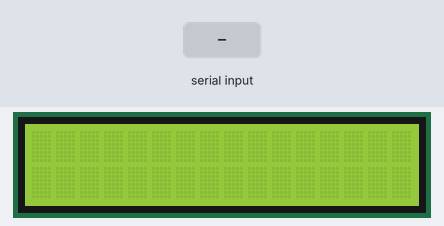
Bench run of a sketch on a simulated Arduino Uno, built with avr-gcc and run on an emulated ATmega328P. On the bench: 16×2 character LCD. The inputs (shaded band) are chosen by the test bench. What the sketch prints to the serial monitor is not drawn.

Above: at 1.2 s.
1.3 s: "1\n" received over Serial
At 1.9 s:
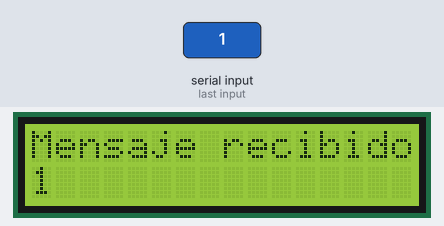
2.8 s: "0\n" received over Serial
At 5.1 s:
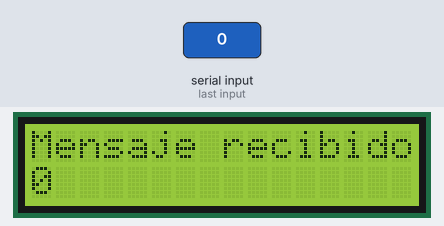
Timing chart, 0 to 6.6 s (numbered marks = the images above; inputs shaded):
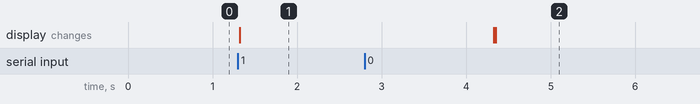

The sketch:

lcd-arduino.ino
```cpp
#include <Wire.h>
#include <LCD.h>
#include <LiquidCrystal_I2C.h>

// Crear el objeto lcd con dirección 0x27 y dimensiones de 16 columnas x 2 filas
LiquidCrystal_I2C lcd (0x27, 2, 1, 0, 4, 5, 6, 7); // DIR, E, RW, RS, D4, D5, D6, D7

void setup() {
    // Inicializar la comunicación serial a 9600 baudios
    Serial.begin(9600);

    // Inicializar la pantalla LCD
    lcd.setBacklightPin(3, POSITIVE); // Puerto P3 de PCF8574 como positivo
    lcd.setBacklight(HIGH);           // Habilita iluminación posterior de LCD
    lcd.begin(16, 2);                 // 16 columnas por 2 líneas para LCD 1602A
    lcd.clear();                      // Limpia la pantalla
}

void loop() {
    // Verificar si hay datos disponibles en el puerto serial
    if (Serial.available() > 0) {
        // Leer la línea de datos recibidos hasta encontrar un salto de línea
        String message = Serial.readStringUntil('\n');
        message.trim(); // Eliminar espacios en blanco y saltos de línea

        // Comparar el comando recibido y actuar en consecuencia
        if (message.equalsIgnoreCase("ON") || message.equalsIgnoreCase("OFF") || message.equalsIgnoreCase("ABRIR")) {
            Serial.println("Comando conocido recibido");
        } else {
            Serial.println("Datos recibidos: " + message);  // Imprime el mensaje recibido en el monitor serial

            // Limpiar la pantalla LCD
            lcd.clear();

            // Mostrar un mensaje fijo en la primera línea
            lcd.setCursor(0, 0);
            lcd.print("Mensaje recibido:");

            // Mostrar el mensaje recibido en la segunda línea
            lcd.setCursor(0, 1);
            lcd.print(message);

            // Esperar 3 segundos antes de limpiar la pantalla LCD
            delay(3000);
            lcd.clear();
        }
    }
}
```

Measured:
- after the input at 1.3 s, the display: changes at once (image 1)
- after the input at 2.8 s, the display: first differs from a run without the input after 1.5 s (image 2)
